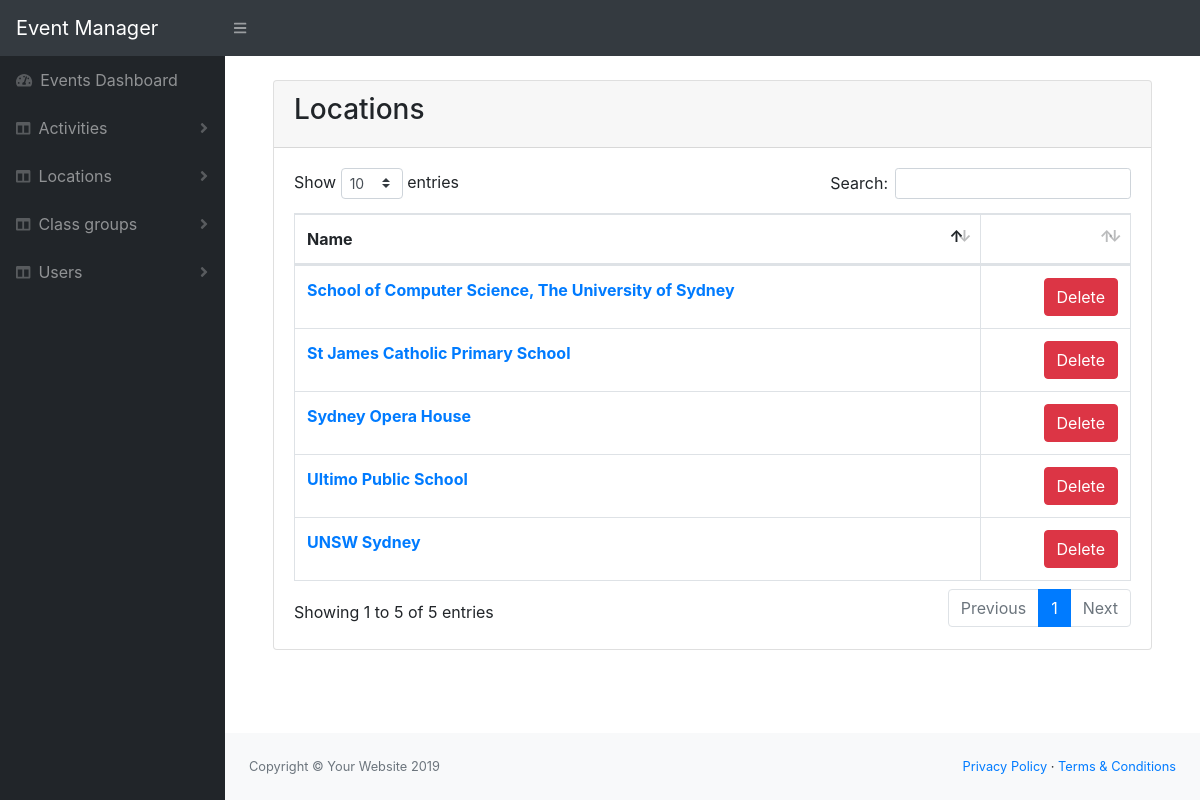
Screenshot of /location-list.php with the database file from the repository.
### tables this page shows
CREATE TABLE `location` (
  `id` int(11) NOT NULL,
  `name` varchar(255) NOT NULL,
  `latitude` varchar(255) NOT NULL,
  `longitude` varchar(255) NOT NULL,
  `disabled` tinyint(4) NOT NULL DEFAULT 0
);

### lib/Template.php (called while the page is built, shortened)
<?php
class Template{
    protected $template;
    public function __construct($template){
        $this->template = $template;
    }
    public function __toString(){
        include basename($this->template);
        return ob_get_clean();
    }
}

### lib/Database.php (called while the page is built, shortened)
<?php
Class Database{
    private $host = DB_HOST;
    private $user = DB_USER;
    private $pass = DB_PASS;
    private $dbname = DB_NAME;
    private $dbh;
    private $stmt;
    public function __construct(){
        $dsn = 'mysql:host='. $this->host .';dbname='. $this->dbname;
        $options = array(
            PDO::ATTR_PERSISTENT => true,
            PDO::ATTR_ERRMODE => PDO::ERRMODE_EXCEPTION
        );
        try{
            $this->dbh = new PDO($dsn, $this->user, $this->pass, $options);
        }catch(PDOException $ex){
            $this->error = $e->getMessage();
        }
    }
    public function query($query){
        $this->stmt = $this->dbh->prepare($query);
    }
    public function execute(){
        return $this->stmt->execute();
    }
    public function resultSet(){
        $this->execute();
        return $this->stmt->fetchAll(PDO::FETCH_OBJ);
    }
}

### lib/Location.php (called while the page is built, shortened)
<?php
class Location{
    private $db;
    public function __construct(){
        $this->db = new Database;
    }
    public function getLocations(){
        $this->db->query("SELECT * FROM location WHERE disabled = 0 ORDER BY name ASC");
        $results = $this->db->resultSet();
        return $results;
    }
}

### templates/location-list.php (the view, shortened to what this page needs)
<?php include 'inc/header.php' ?>
    <div class="container-fluid mt-4">
        <div class="card mb-4">
            <div class="card-header"><h3>Locations</h3></div>
            <div class="card-body">
                <div class="table-responsive">
                    <table class="table table-bordered mt-2" id="sortable-table">
                        <thead>
                            <tr>
                            <th scope="col">Name</th>
                            <th scope="col"></th>
                            </tr>
                        </thead>
                        <tbody>
                            <?php foreach($locations as $location): ?>
                            <tr>
                                <th scope="row"><a href="location.php?id=<?php echo $location->id; ?>&a=e"> <?php echo $location->name; ?></a></th>
                                <td class="d-flex flex-row-reverse bd-highlight">
                                    <form action="location.php" method="post">
                                        <input type="submit" name="submit" class="btn btn-danger" value="Delete">
                                    </form>
                                </td>
                            </tr>
                            <?php endforeach; ?>
                        </tbody>
                    </table>
                </div>
            </div>
        </div>
    </div>
<?php include 'inc/footer.php' ?>

### rows the page displays
location: name "School of Computer Science, The University of Sydney"
location: name "St James Catholic Primary School"
location: name "Sydney Opera House"
location: name "Ultimo Public School"
location: name "UNSW Sydney"

### other values shown
SITE_TITLE "Event Manager"
